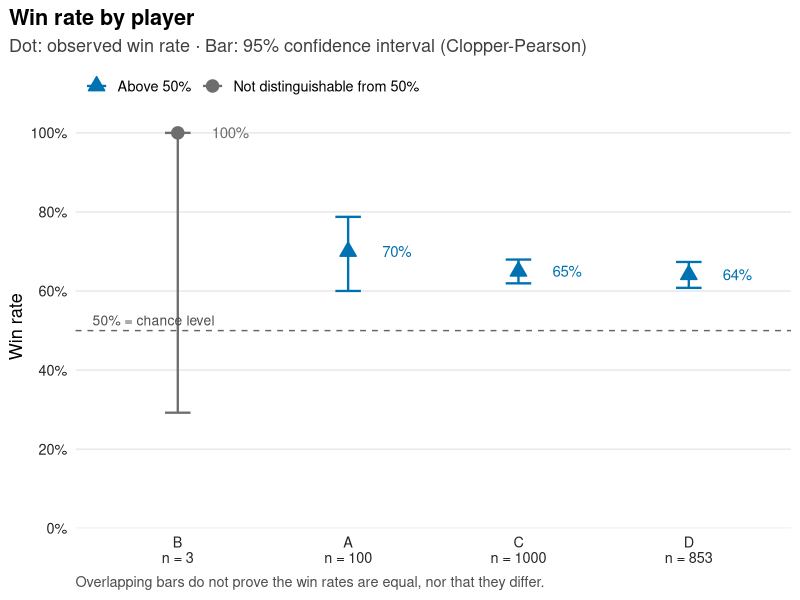

Source code (R):
# Confidence interval (Clopper-Pearson) of several players' win rates + chart
# Usage: edit the `players` table below, then Ctrl+Shift+S (Source)

for (pkg in c("ggplot2", "scales")) {
  if (!requireNamespace(pkg, quietly = TRUE)) install.packages(pkg)
}
library(ggplot2)

# --- Input values to edit ---
players <- data.frame(
  name  = c("A", "B", "C", "D"),
  wins  = c(70, 3, 650, 547),
  games = c(100, 3, 1000, 853)
)
conf_level <- 0.95  # confidence level
reference  <- 0.5   # comparison threshold (coin flip)

# --- Computation ---
clopper_pearson_ci <- function(wins, games, conf_level = 0.95) {
  stopifnot(all(wins >= 0), all(games > 0), all(wins <= games))
  ci <- t(mapply(function(x, n) binom.test(x, n, conf.level = conf_level)$conf.int,
                 wins, games))
  data.frame(win_rate = wins / games, lower = ci[, 1], upper = ci[, 2])
}

results <- cbind(players, clopper_pearson_ci(players$wins, players$games, conf_level))
results <- results[order(results$win_rate, decreasing = TRUE), ]

# Percentage format ("50%", decimal point)
pct <- function(x, accuracy = 1) {
  scales::percent(x, accuracy = accuracy)
}

# Status of each player relative to the reference threshold
ref_label <- pct(reference)
statuses  <- c(paste("Above", ref_label), paste("Not distinguishable from", ref_label),
               paste("Below", ref_label))
results$status <- factor(
  ifelse(results$lower > reference, statuses[1],
         ifelse(results$upper < reference, statuses[3], statuses[2])),
  levels = statuses
)

print(transform(results,
                win_rate = round(win_rate, 3),
                lower    = round(lower, 3),
                upper    = round(upper, 3)), row.names = FALSE)

# --- Chart ---
# Axis labels: name + sample size (uncertainty depends on n)
results$axis_label <- paste0(results$name, "\nn = ", results$games)
results$axis_label <- factor(results$axis_label, levels = results$axis_label)

# Okabe-Ito palette (colour-blind safe), contrast >= 3:1 on white,
# doubled by point shape so as not to rely on colour alone
colours <- setNames(c("#0072B2", "#6E6E6E", "#D55E00"), statuses)
shapes  <- setNames(c(24, 21, 25), statuses)  # triangle up, circle, triangle down

alt_text <- paste0(
  "Dot plot of the win rates of ", nrow(results), " players, sorted in descending order, ",
  "with ", conf_level * 100, "% confidence intervals (Clopper-Pearson). ",
  paste(sprintf("%s: %s [%s; %s]", results$name,
                pct(results$win_rate), pct(results$lower), pct(results$upper)),
        collapse = "; "), "."
)

chart <- ggplot(results, aes(x = axis_label, y = win_rate,
                             colour = status, fill = status, shape = status)) +
  geom_hline(yintercept = reference, linetype = "dashed", colour = "grey40", linewidth = 0.5) +
  geom_errorbar(aes(ymin = lower, ymax = upper), width = 0.15, linewidth = 0.8) +
  geom_point(size = 3.5, stroke = 0.8) +
  # annotate() after the discrete layers, otherwise the X axis becomes continuous
  annotate("text", x = 0.5, y = reference, label = paste(ref_label, "= chance level"),
           hjust = 0, vjust = -0.5, size = 3.5, colour = "grey30") +
  geom_text(aes(label = pct(win_rate)),
            nudge_x = 0.2, hjust = 0, size = 3.8, show.legend = FALSE) +
  scale_colour_manual(values = colours, name = NULL) +
  scale_fill_manual(values = colours, name = NULL) +
  scale_shape_manual(values = shapes, name = NULL) +
  scale_y_continuous(labels = pct, limits = c(0, 1), breaks = seq(0, 1, 0.2),
                     expand = expansion(mult = c(0, 0.02))) +
  labs(
    title    = "Win rate by player",
    subtitle = paste0("Dot: observed win rate · Bar: ", conf_level * 100,
                      "% confidence interval (Clopper-Pearson)"),
    caption  = "Overlapping bars do not prove the win rates are equal, nor that they differ.",
    x = NULL, y = "Win rate",
    alt = alt_text
  ) +
  theme_minimal(base_size = 13) +
  theme(
    plot.title.position = "plot",
    plot.title          = element_text(face = "bold"),
    plot.subtitle       = element_text(colour = "grey25"),
    plot.caption        = element_text(colour = "grey30", hjust = 0),
    axis.text           = element_text(colour = "grey15"),
    panel.grid.major.x  = element_blank(),
    panel.grid.minor    = element_blank(),
    legend.position     = "top",
    legend.justification = "left"
  )

print(chart)

# High-resolution export (uncomment if needed)
# ggsave("win_rates.png", chart, width = 9, height = 5.5, dpi = 300, bg = "white")
